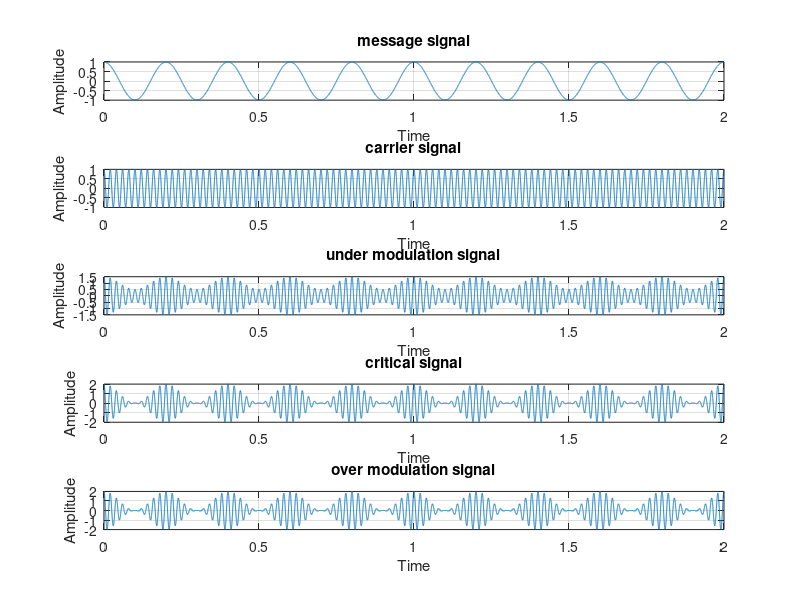

This figure's MATLAB source:
clear all;
close all;
t=[0:0.0001:2];
fm=5;
m = cos(2*pi*fm*t);
subplot(5,1,1);
plot(t,m);
title('message signal');
xlabel('Time');
ylabel('Amplitude');
grid on;
fc=50;
c=cos(2*pi*fc*t);
subplot(5,1,2);
plot(t,c);
title('carrier signal');
xlabel('Time');
ylabel('Amplitude');
grid on;
m1=0.5;
s1=(1+(m1*m)).*c;
subplot(5,1,3);
plot(t,s1);
title('under modulation signal');
xlabel('Time');
ylabel('Amplitude');
grid on;
m2=1;
s2=(1+(m2*m)).*c;
subplot(5,1,4);
plot(t,s2);
title('critical signal');
xlabel('Time');
ylabel('Amplitude');
grid on;
m3=1,5;
s3=(1+(m3*m)).*c;
subplot(5,1,5);
plot(t,s3);
title('over modulation signal');
xlabel('Time');
ylabel('Amplitude');
grid on;
%axis([0,2,-2.5,2.5]);


